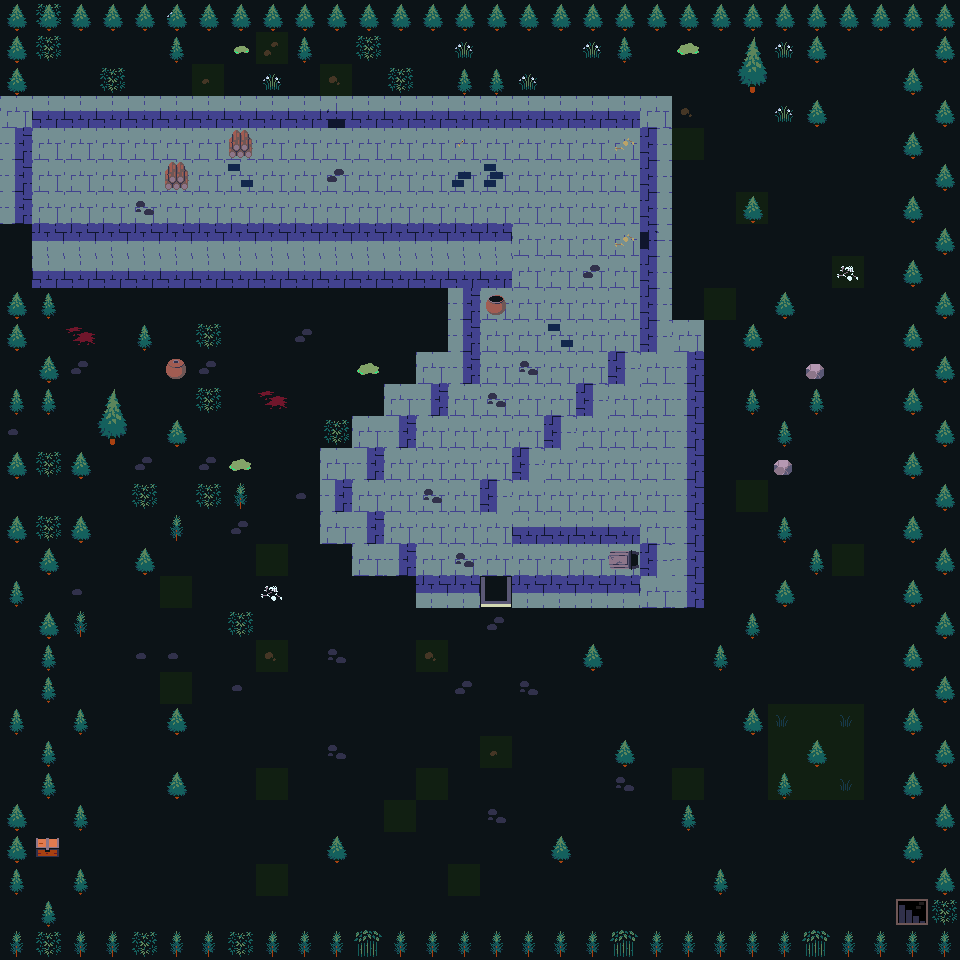

Below is a game level as drawn by its tile map, then a one-line description and the .tmx that defines it (tile-layer data replaced by summaries):
An orthogonal 30x30 tile map with 32x32 px tiles, 4 tile layers (Boden, Gras & Steine, Türen, Wände) and 2 objects.

<map version="1.10" tiledversion="1.11.2" orientation="orthogonal" renderorder="right-down" width="30" height="30" tilewidth="32" tileheight="32" infinite="0" nextlayerid="9" nextobjectid="3">
 <tileset firstgid="1" source="tiles.tsx" />
 <layer id="1" name="Boden" width="30" height="30">
  <data>[900 cells, 879 non-empty, 8 distinct tile ids]</data>
 </layer>
 <layer id="5" name="Gras &amp; Steine" width="30" height="30">
  <data>[900 cells, 94 non-empty, 29 distinct tile ids]</data>
 </layer>
 <layer id="7" name="Türen" width="30" height="30">
  <data>[900 cells, 1 non-empty, 1 distinct tile ids]</data>
 </layer>
 <layer id="6" name="Wände" width="30" height="30">
  <data>[900 cells, 241 non-empty, 11 distinct tile ids]</data>
 </layer>
 <objectgroup id="8" name="exit" locked="1">
  <object id="2" x="896.242" y="899.455" width="30.6667" height="25.3333">
   <properties>
    <property name="nextMap" value="" />
   </properties>
  </object>
 </objectgroup>
 <objectgroup id="2" name="playerSpawn" locked="1">
  <object id="1" x="47.333" y="154.001" width="38" height="39.3333">
   <properties>
    <property name="spawnType" value="player" />
   </properties>
  </object>
 </objectgroup>
</map>
